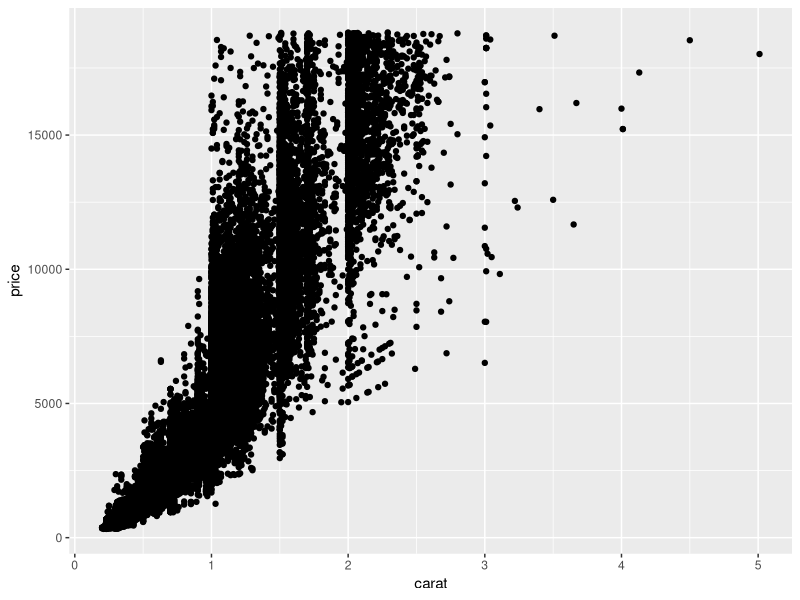
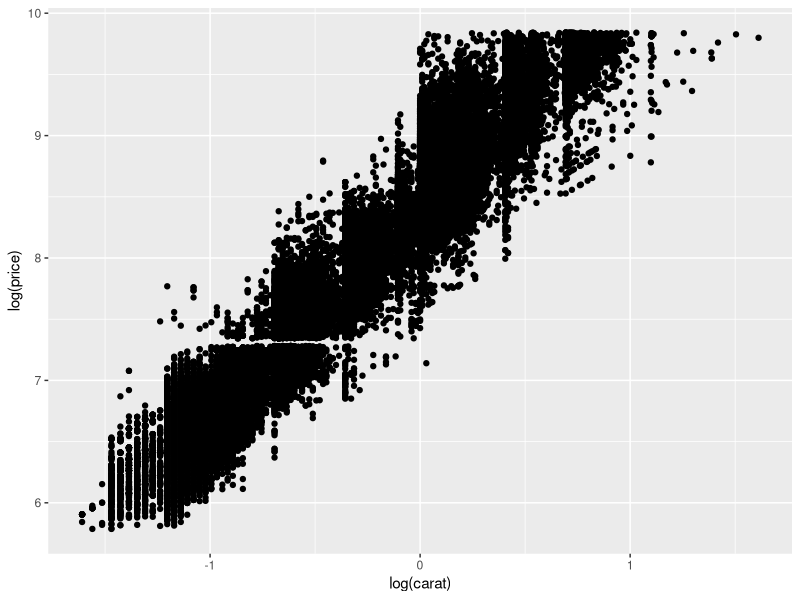
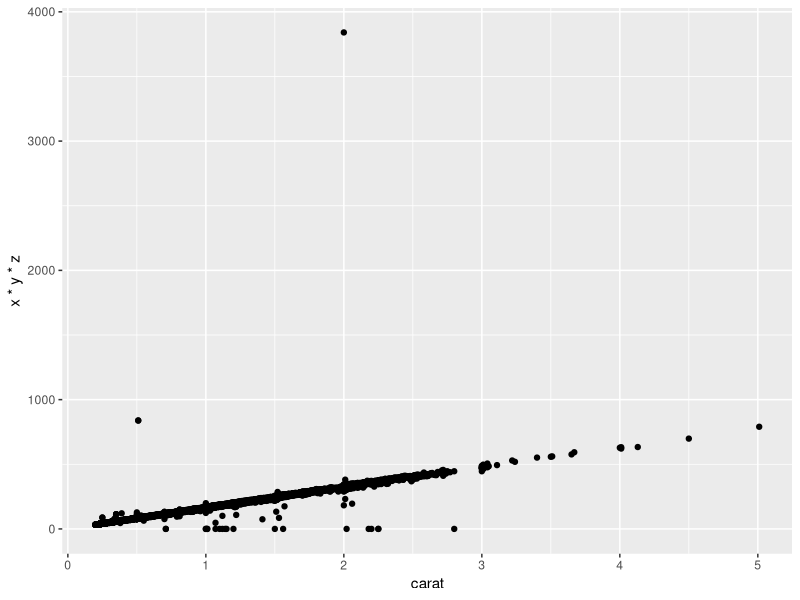
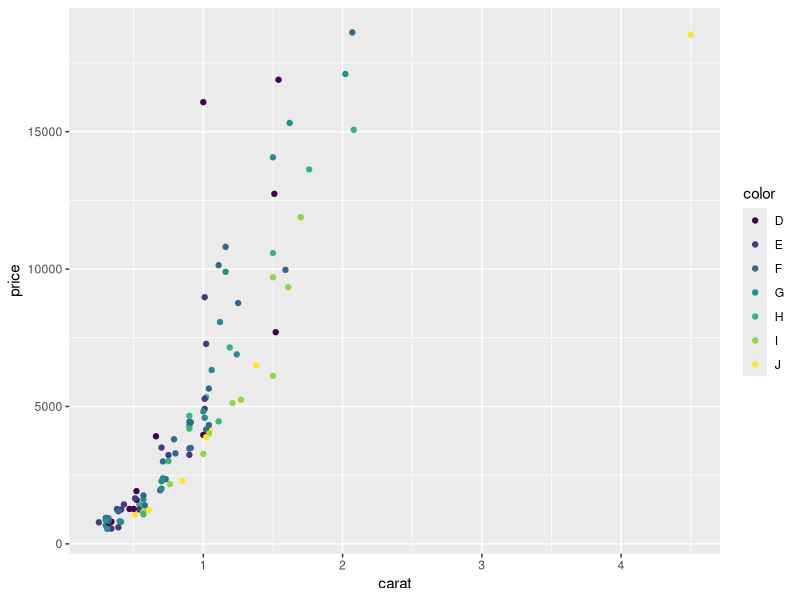
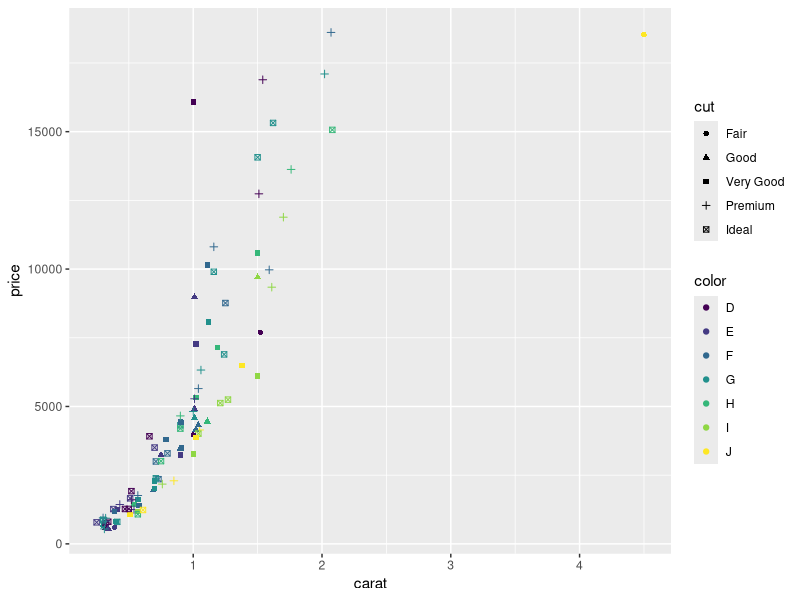
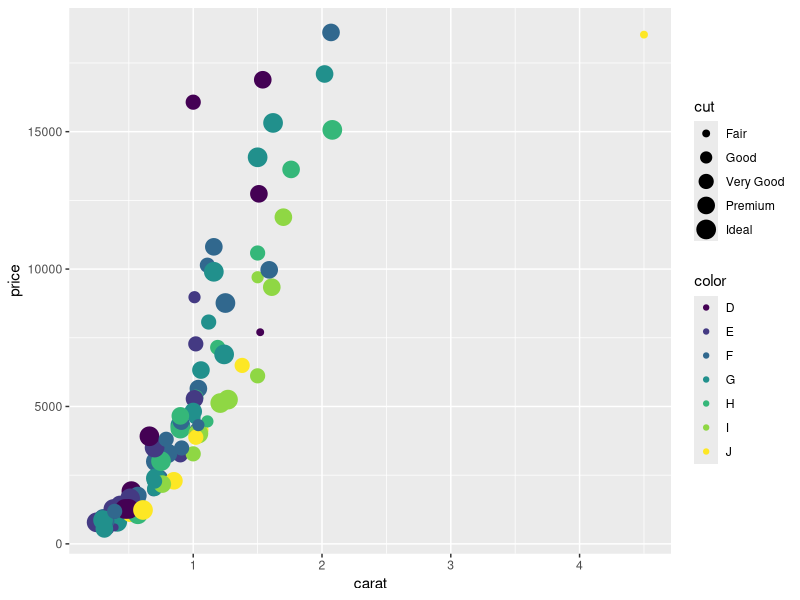
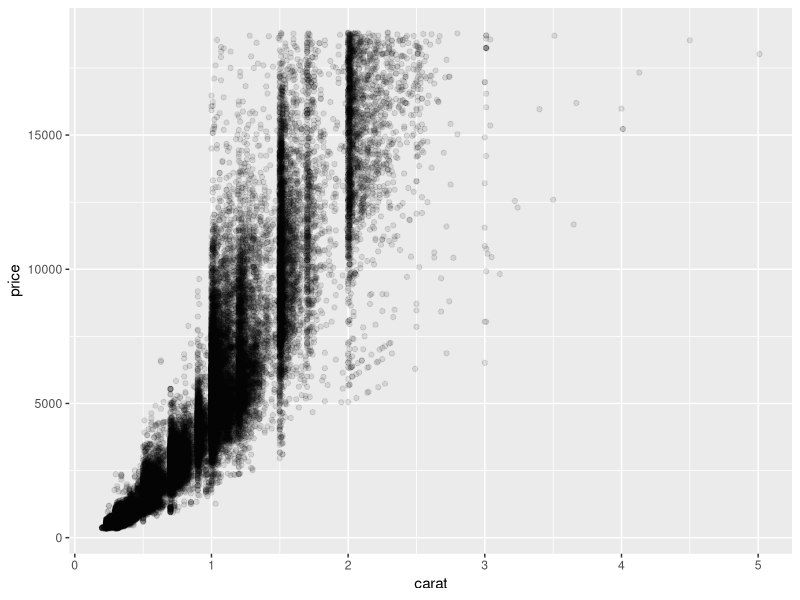
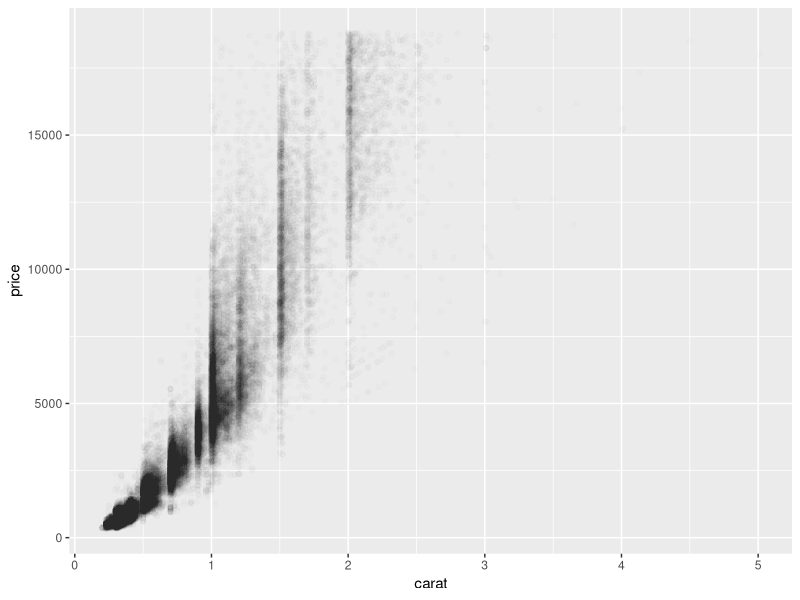

These figures' R source, in order: (Note: this script raises an error after producing the figures.)

library(ggplot2)
set.seed(1410)
dsmall <- diamonds[sample(nrow(diamonds), 100),]
str(dsmall)

qplot(carat, price, data = diamonds)
qplot(log(carat), log(price), data = diamonds)
qplot(carat, x * y * z, data = diamonds)
qplot(carat, price, data = dsmall, colour = color)
qplot(carat, price, data = dsmall, colour = color, shape = cut)
qplot(carat, price, data = dsmall, colour = color, size = cut)
qplot(carat, price, data = diamonds, alpha = I(1/10))
qplot(carat, price, data = diamonds, alpha = I(1/100))
qplot(carat, price, data = diamonds, alpha = I(1/1000))
qplot(carat, price, data = diamonds, alpha = I(1/200))
qplot(carat, price, data = dsmall, colour = color, size = cut)
qplot(carat, price, data = dsmall, geom = c("point", "smooth"))
qplot(carat, price, data = dsmall, geom = c("point", "smooth"), colour = color, shape = cut)
qplot(carat, price, data = diamonds, geom = c("point", "smooth"))
qplot(carat, price, data = dsmall, geom = c("point", "smooth"), span = 0.2)
qplot(carat, price, data = dsmall, geom = c("point", "smooth"), span = 1)
qplot(color, price / carat, data = diamonds, geom = "jitter", alpha = I(1/5))

qplot(carat, data = diamonds, geom = "histogram")
qplot(carat, data = diamonds, geom = "density")
qplot(carat, data = diamonds, geom = "density", colour = color)
qplot(color, data = diamonds, geom = "bar")
qplot(color, data = diamonds, geom = "bar", weight = caract) 
qplot(color, data = diamonds, geom = "bar", weight = carat) 
qplot(date, unemploy / pop, data = economics, geom = "line") 
qplot(date, unemploy, data = economics, geom = "line") 

year <- function(x) as.POSIXlt(x)$year + 1900
qplot(unemploy / pop, unemploy, data = economics, geom = c("point","path") )
qplot(unemploy / pop, unempmed, data = economics, geom = "path", colour = year(date)) + scale_area() 
qplot(unemploy / pop, uempmed, data = economics, geom = "path", colour = year(date)) + scale_area() 

qplot(carat, data = diamonds, facets = color ~ ., geom = "histogram", binwidth = 0.1, xlim = c(0,3))
qplot(carat, ..density.., data = diamonds, facets = color ~ ., geom = "histogram", binwidth = 0.1, xlim = c(0,3))
